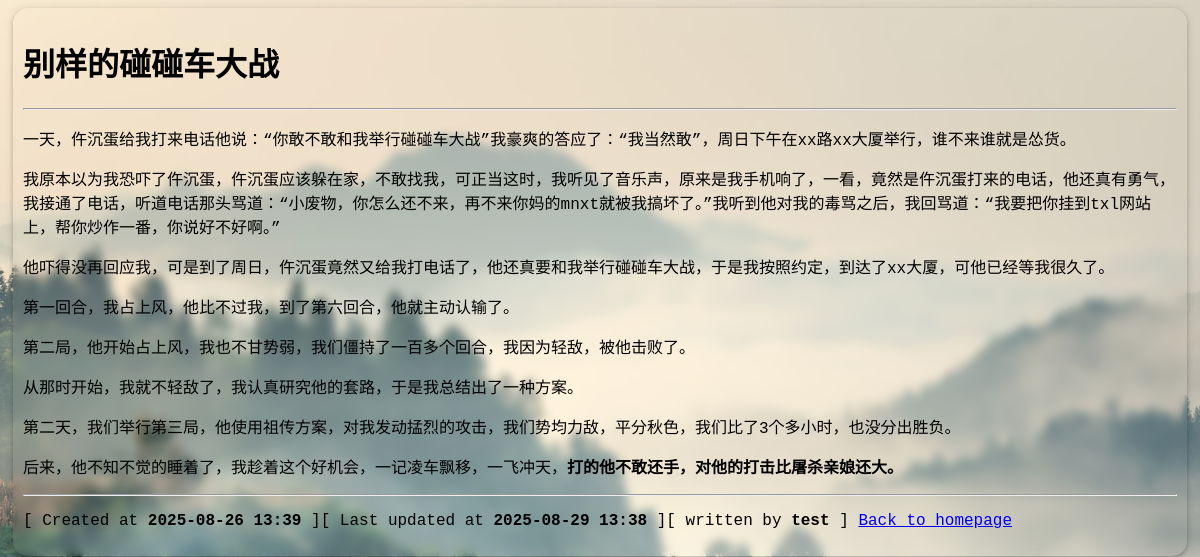
Screenshot of /passage/detail/10/ with the database file from the repository.
### passagesharer/models.py (models this page shows, shortened)
class Passage(models.Model):
    title = models.CharField(max_length=200)
    content = models.TextField()
    author = models.ForeignKey(
        settings.AUTH_USER_MODEL,
        on_delete=models.CASCADE,
        related_name='passages'
    )
    created_at = models.DateTimeField(auto_now_add=True)
    last_updated_at = models.DateTimeField(auto_now=True)

### passagesharer/views.py (the view)
# urls.py: path('passage/detail/<int:passage_id>/', views.detail, name='detail'),
def detail(request: HttpRequest, passage_id: int) -> HttpResponse:
    try:
        passage = Passage.objects.get(pk=passage_id)  # Fetch the specific passage by ID
    except Passage.DoesNotExist:
        return render(request, 'homepage/404.html', status=404, context={"current_path": request.path})
    import markdown
    passage_content_html = markdown.markdown(passage.content)
    return render(request, 'homepage/detail.html', {'passage': passage, 'passage_content_html': passage_content_html})

### passagesharer/templates/homepage/detail.html (shortened to what this page needs)
{% load static %}
<!DOCTYPE html>
<html lang="en">
<head>
    <link rel="stylesheet" href="{% static 'global/css/style.css' %}">
</head>
<body>
    <div class="main">
        <h1>{{ passage.title }}</h1>
        <hr>
        <div>{{ passage_content_html|safe }}</div>
        <hr>
        <p>[ Created at <b>{{ passage.created_at|date:'Y-m-d H:i' }}</b> ][ Last updated at <b>{{ passage.last_updated_at|date:'Y-m-d H:i' }}</b> ][ written by <b>{{ passage.author.username }}</b> ] <a href="{% url 'index' %}">Back to homepage</a></p>
    </div>
</body>
</html>

### passagesharer/static/global/css/style.css (style rules this page uses)
* { font-family: 'Courier New', Courier, monospace; }
body { background: #a8ff78; background-image: url('/static/global/image/wallpaper_day.jpg'); background-attachment: fixed; background-position: center; background-repeat: no-repeat; background-size: cover; }
div.main { background-color: rgba(0, 0, 0, 0); backdrop-filter: blur(5px); -webkit-backdrop-filter: blur(5px); margin: 5px; padding: 10px; border-radius: 15px; box-shadow: 0 2px 5px rgba(0, 0, 0, 0.2), 0 1px 10px rgba(0, 0, 0, 0.1); }

### rows the page displays
Passage: title "别样的碰碰车大战", created_at "2025-08-26 13:39", last_updated_at "2025-08-29 13:38", author.username "test"
